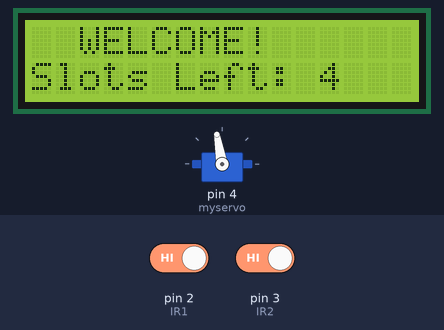
The sketch below on a simulated Arduino Uno, built with avr-gcc and run on an emulated ATmega328P. Shown: 16×2 character LCD, servo. The inputs (shaded band) are chosen by the test bench; at power-on: pin 2 (IR1) HIGH, pin 3 (IR2) HIGH.

Above: at 3.2 s.
3.3 s: pin 2 (IR1) driven LOW
At 4.1 s:
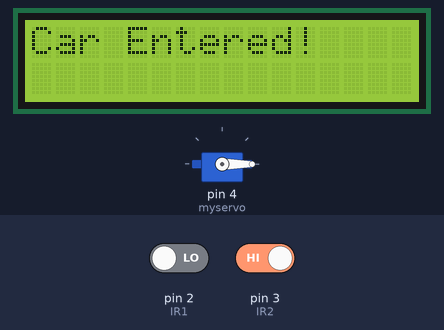
5.8 s: pin 3 (IR2) driven LOW
At 8.5 s:
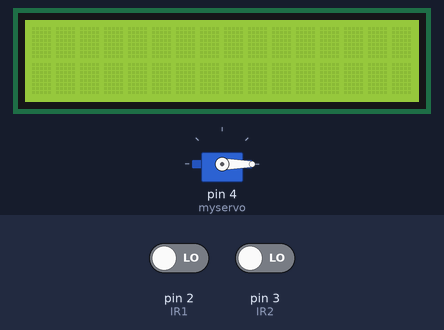
8.8 s: pin 2 (IR1) driven HIGH
At 9.5 s:
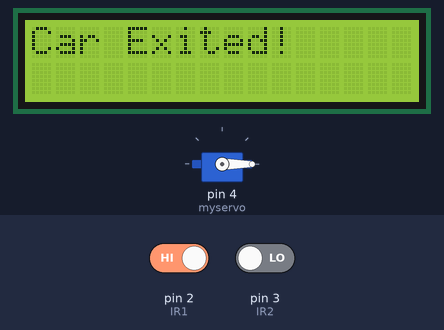
Timing chart, 0 to 11.8 s (numbered marks = the images above; inputs shaded):
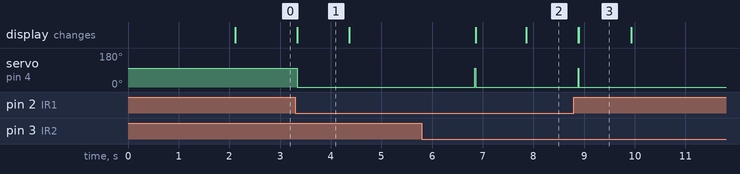

Measured:
- after the input at 3.3 s, servo on pin 4 (myservo): 100° → 0° at once; the display: changes at once (image 1)
- after the input at 5.8 s, servo on pin 4 (myservo): 0° → 100° after 1.0 s, → 0° 0.01 s later; the display: first changes after 1.1 s (image 2 shows a later state)
- after the input at 8.8 s, servo on pin 4 (myservo): goes on until 8.9 s, then stays 0°
- what the display in image 1 shows lasts 1.1 s, from 3.3 s to 4.4 s

The sketch:

CarParking.ino
```cpp
#include <Wire.h>
#include <LiquidCrystal_I2C.h>
#include <Servo.h>

LiquidCrystal_I2C lcd(0x27, 16, 2);
Servo myservo;

int IR1 = 2; // Entry IR sensor
int IR2 = 3; // Exit IR sensor
int Slot = 4; // Total number of parking slots
int flag1 = 0; // Entry flag
int flag2 = 0; // Exit flag

void setup() {
  Serial.begin(9600);
  lcd.init();
  lcd.backlight();

  pinMode(IR1, INPUT);
  pinMode(IR2, INPUT);

  myservo.attach(4);
  myservo.write(100); // Servo closed initially

  lcd.setCursor(0, 0);
  lcd.print("ARDUINO");
  lcd.setCursor(0, 1);
  lcd.print("PARKING SYSTEM");
  delay(2000);
  lcd.clear();
}

void loop() {
  if (digitalRead(IR1) == LOW && flag1 == 0) { // Car entry detected
    if (Slot > 0) {
      flag1 = 1;
      if (flag2 == 0) {
        myservo.write(0); // Open servo
        Slot = Slot - 1;
        lcd.clear();
        lcd.setCursor(0, 0);
        lcd.print("Car Entered!");
        delay(1000);
        lcd.clear();
      }
    } else { // Parking full
      lcd.clear();
      lcd.setCursor(0, 0);
      lcd.print("  SORRY :(  ");
      lcd.setCursor(0, 1);
      lcd.print("Parking Full");
      delay(3000);
      lcd.clear();
    }
  }

  if (digitalRead(IR2) == LOW && flag2 == 0) { // Car exit detected
    flag2 = 1;
    if (flag1 == 0) {
      myservo.write(0); // Open servo
      Slot = Slot + 1;
      lcd.clear();
      lcd.setCursor(0, 0);
      lcd.print("Car Exited!");
      delay(1000);
      lcd.clear();
    }
  }

  if (flag1 == 1 && flag2 == 1) { // Both sensors triggered (car passed)
    delay(1000);
    myservo.write(100); // Close servo
    flag1 = 0;
    flag2 = 0;
  }

  lcd.setCursor(0, 0);
  lcd.print("  WELCOME!  ");
  lcd.setCursor(0, 1);
  lcd.print("Slots Left: ");
  lcd.print(Slot);
}
```
